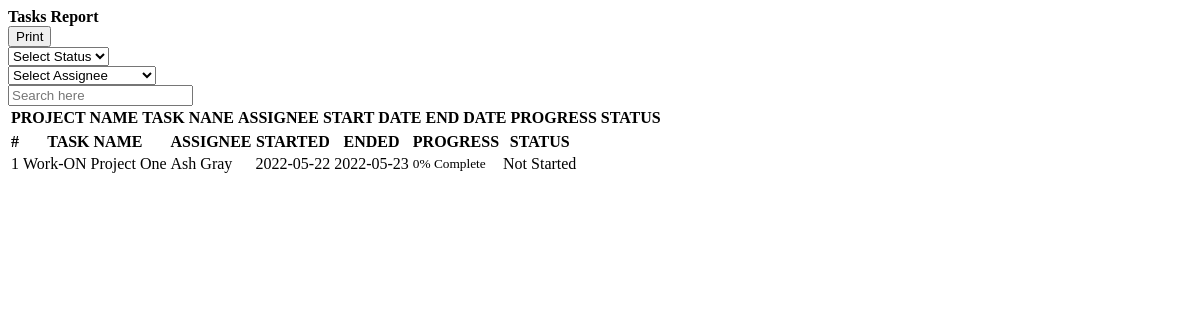
Page /reports.php on the earlier database version.
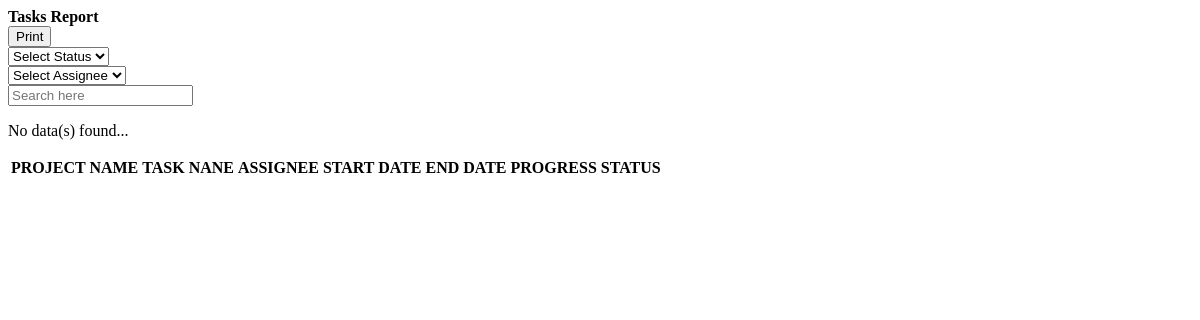
Same page on the later database version.
### tables this page shows
CREATE TABLE `project_list` (
  `id` int(30) NOT NULL,
  `name` varchar(200) NOT NULL,
  `description` text NOT NULL,
  `status` tinyint(2) NOT NULL,
  `proj_status` int(11) NOT NULL DEFAULT 0,
  `start_date` date DEFAULT NULL,
  `end_date` date NOT NULL,
  `manager_id` int(30) DEFAULT 1,
  `chair_id` int(30) NOT NULL,
  `user_ids` text NOT NULL,
  `user_type` int(1) NOT NULL DEFAULT 3,
  `date_created` datetime NOT NULL DEFAULT current_timestamp()
);

### reports.php (the view, shortened to what this page needs)
<?php
  include 'db_connect.php';
?>
 <div class="col-md-12">
    <div class="card card-outline card-success">
      <div class="card-header">
        <b>Tasks Report </b>
        <div class="card-tools">
          <button class="btn btn-flat btn-sm bg-gradient-success btn-success" id="print"><i class="fa fa-print"></i> Print</button>
        </div>
      </div>
      <div class="card-body p-0">
      <div class="px-2">
        <div class="col-md-12">
          <div class="col-lg-12 d-flex p-3">
            <div class="col-md-4">
              <select name="status" id="fetch_status" class="custom-select custom-select-md form-control">
                <option value="">Select Status</option>
              </select>
            </div>
            <div class="col-md-4">
              <select name="status" id="fetch_assignee" class="custom-select custom-select-md form-control">
                <option value="">Select Assignee</option>
              </select>
            </div>
            <div class="col-md-4">
              <input type="search" id="searchbar" onkeyup="search_reports()" class="form-control" placeholder="Search here" />
            </div>
          </div>
        </div>
      </div>
        <div class="table-responsive px-2" id="printable">
          <div class="text-center" id="reportresult">
            <table class="table table-bordered table-striped mt-4">
              <thead>
                <th>PROJECT NAME</th>
                <th>TASK NANE</th>
                <th>ASSIGNEE</th>
                <th>START DATE</th>
                <th>END DATE</th>
                <th>PROGRESS</th>
                <th>STATUS</th>
              </thead>
              <tbody id="reports">
            <?php
            $filter_reports = "SELECT *,concat(firstname,' ',lastname) AS assignee FROM project_list p INNER JOIN users u ON p.user_ids = u.id WHERE p.proj_status='1'";
            $result = mysqli_query($conn,$filter_reports);
            $count = mysqli_num_rows($result);
            if($count > 0){
            ?>
            <table class="table table-bordered table-striped mt-4 hide">
              <thead>
                  <th>#</th>
                  <th>TASK NAME</th>
                  <th>ASSIGNEE</th>
                  <th>STARTED</th>
                  <th>ENDED</th>
                  <th>PROGRESS</th>
                  <th>STATUS</th>
              </thead>
              <tbody>
                  <?php
                  $i = 1;
                  while($row = mysqli_fetch_assoc($result)){
                    $taskname = $row['name'];
                    $assignee = $row['assignee'];
                    $tprog = $conn->query("SELECT * FROM task_list where project_id = {$row['id']}")->num_rows;
                    $cprog = $conn->query("SELECT * FROM task_list where project_id = {$row['id']} and status = 3")->num_rows;
                    $prog = $tprog > 0 ? ($cprog/$tprog) * 100 : 0;
                    $prog = $prog > 0 ?  number_format($prog,2) : $prog;
                  ?>
                  <tr>
                      <td><?php echo $i++ ?></td>
                      <td><?php echo $taskname ?></td>
                      <td><?php echo $assignee ?></td>
                      <td><?php echo date("Y-m-d",strtotime($row['start_date'])) ?></td>
                      <td><?php echo date("Y-m-d",strtotime($row['end_date'])) ?></td>
                      <td class="project_progress">
                          <small>
                              <?php echo $prog ?>% Complete
                          </small>
                      </td>
                      <td>
                          <?php
                          if($row['status'] == 0){
                              echo "<span class='badge badge-secondary'>Not Started</span>";
                          }elseif($row['status'] == 1){
                          echo "<span class='badge badge-primary'>Started</span>";
                          }elseif($row['status'] == 2){
                          echo "<span class='badge badge-info'>In Progress</span>";
                          }elseif($row['status'] == 3){
                          echo "<span class='badge badge-warning'>In Review</span>";
                          }elseif($row['status'] == 4){
                          echo "<span class='badge badge-success'>Completed</span>";
                          }
                          ?>
                      </td>
                  </tr>
                  <?php
                  }
                  ?>
              </tbody>
            </table>
            <?php
            }else{ ?>
            <div class="container-fluid">
              <div class="card card-outline card-success">
                <div class="card-body py-5">
                  <div class="py-5 my-5 mx-auto">
                    <p class="py-5 my-5 mx-auto text-center">No data(s) found...</p>
                  </div>
                </div>
              </div>
            </div>
            <?php } ?>
          </div>
        </div>
      </div>
    </div>
  </div>

Differences in the rows shown:
removed project_list: name "Work-ON Project One", assignee "Ash Gray", start_date "2022-05-22", end_date "2022-05-23", prog "0", status "Not Started"
Other differences:
text no longer shown: "# TASK NAME ASSIGNEE STARTED ENDED PROGRESS STATUS"
text now shown: "No data(s) found..."
